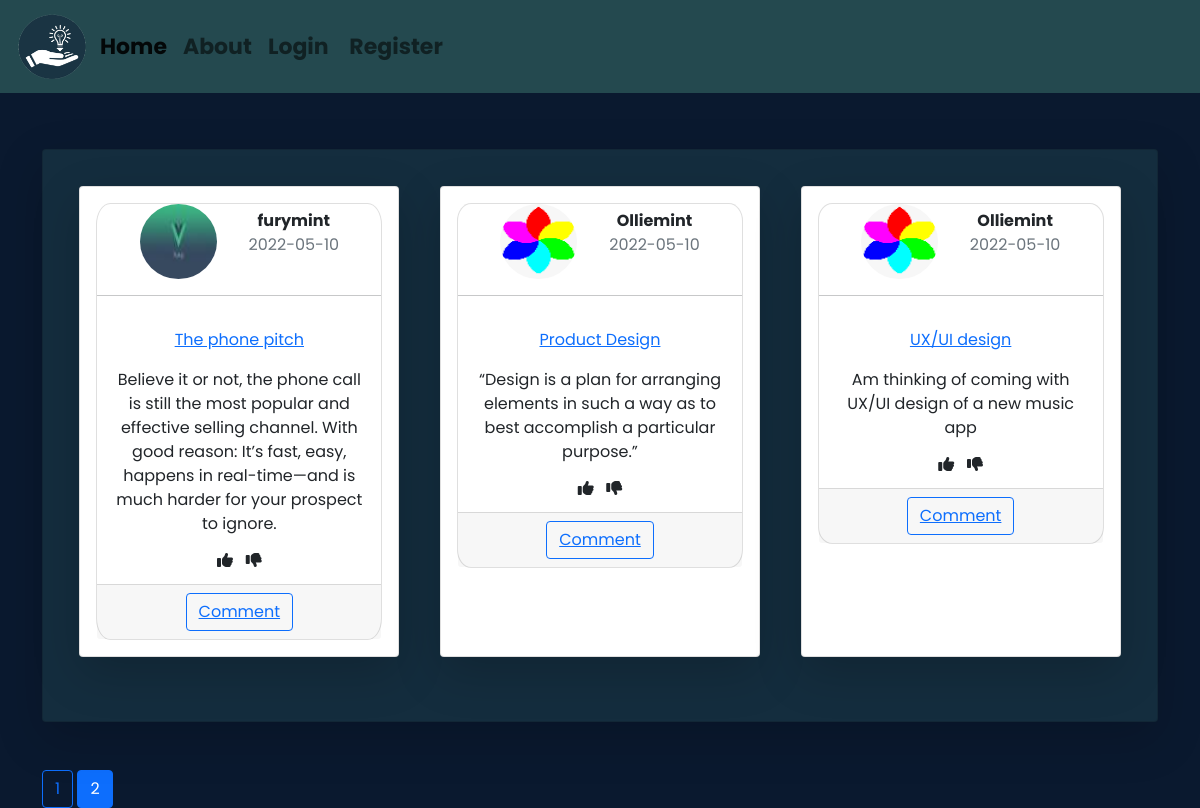
The page /home?page=2 on the database as committed earlier.
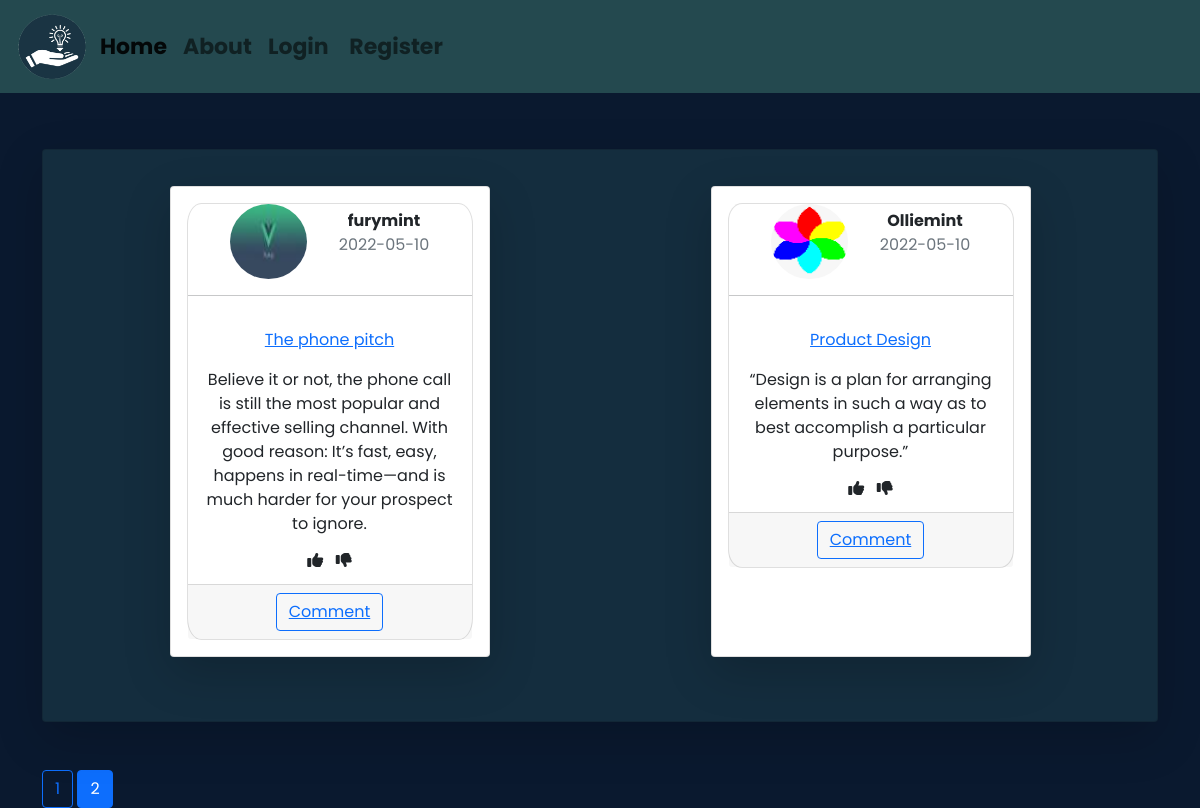
The same page on the database as committed later.
### app/models.py (models this page shows, shortened)
class Pitch(db.Model):
    id = db.Column(db.Integer,primary_key=True)
    title =db.Column(db.String(100), nullable=False)
    posted = db.Column(db.DateTime,nullable = False, default = datetime.utcnow)
    pitch = db.Column(db.Text, nullable = False)
    user_id = db.Column(db.Integer, db.ForeignKey('user.id'), nullable = False)

class User(db.Model,UserMixin):
    id = db.Column(db.Integer,primary_key=True)
    username =db.Column(db.String(15),unique=True, nullable=False)
    email =db.Column(db.String(100),unique=True, nullable=False)
    avatar =db.Column(db.String(60), nullable=False, default ='default.jpg')
    password =db.Column(db.String(60), nullable=False)
    pitchs = db.relationship('Pitch',backref = 'author', lazy =True)

### app/routes.py (the view)
@app.route('/')
@app.route('/home')
def home():
    page = request.args.get('page',1,type=int)
    pitches = Pitch.query.order_by(Pitch.posted.desc()).paginate(page=page, per_page=3)
    return render_template('home.html',pitches=pitches)

### app/templates/home.html
{%extends 'base.html' %}
{% block content %}
    <div class="card shadow-lg p-3 mb-5 bg-white rounded" id="home">
        <div class="flex">
        {% for pitch in pitches.items %}
        <div class="card shadow-lg p-3 mb-5 bg-white rounded " style="width: 20rem;" id="cards">
            <div class="card text-center">
                <div class="header">
                    <div>
                <img class="rounded-circle" src="{{ url_for('static',filename='profiles/' + pitch.author.avatar) }}" alt="">
            </div>
            <div>
                <ul>
                    <li><strong>{{pitch.author.username}}</strong></li>
                    <li class="text-muted">{{ pitch.posted.strftime('%Y-%m-%d') }}</li>
                </ul>
            </div>
                </div>
                <hr>
                <div class="card-body">
                <p><a href="{{ url_for('pitched',pitch_id =pitch.id) }}">{{pitch.title}}</a></p>
                <p class="card-text">{{pitch.pitch}}</p>
                <div class="vote">
                    <i class="fa-solid fa-thumbs-up"></i>
                    <i class="fa-solid fa-thumbs-down"></i>
                </div>
                </div>
                <div class="card-footer text-muted">
                <button type="submit" class="btn btn-outline-primary"><a href="{{ url_for('comment') }}">Comment</a></button>
                </div>
            </div>
        </div>
        {% endfor %}
    </div>
    </div>
    {% for page_num in pitches.iter_pages()  %}
        {% if page_num %}
            {% if pitches.page == page_num %}
              <a class="btn btn-primary" href="{{ url_for('home', page=page_num) }}">{{ page_num }}</a>
            {% else %}
              <a class="btn btn-outline-primary" href="{{ url_for('home', page=page_num) }}">{{ page_num }}</a>
            {% endif %}
        {% else %}
          ..
        {% endif %}
    {% endfor %}
{% endblock %}

### app/templates/base.html (shortened to what this page needs)
<!DOCTYPE html>
<html lang="en">
<head>
    <link href="https://cdn.jsdelivr.net/npm/bootstrap@5.1.3/dist/css/bootstrap.min.css" rel="stylesheet">
    <link rel="stylesheet" href="{{ url_for('static', filename='css/style.css') }}">
</head>
<body>
  <nav class="navbar navbar-expand-lg navbar-light" style="background-color: #24494F;"">
    <div class="container-fluid">
      <img class="pagelogo" src="../static/assets/1651930619016_1651930610313_p logo.png" alt="">
      <div class="collapse navbar-collapse" id="navbarNavDropdown">
        <ul class="navbar-nav"  id="navlist">
          <li class="nav-item">
            <a class="nav-link active" aria-current="page" href="{{url_for('home')}}">Home</a>
          </li>
          <li class="nav-item">
            <a class="nav-link" href="{{url_for('about')}}">About</a>
          </li>
          <li class="nav-item" id="inlineb">
            {% if current_user.is_authenticated %}
                      <a class="nav-link" href="{{url_for('pitch')}}">New Pitch</a>
                      <a class="nav-link" href="{{url_for('account')}}">Account</a>
                      <a class="nav-link btn btn-primary" href="{{url_for('logout')}}">Logout</a>
                    {% else %}
                      <a class="nav-link" href="{{url_for('login')}}">Login</a>
                      <a class="nav-link" href="{{url_for('register')}}">Register</a>
                    {% endif %}
          </li>
        </ul>
      </div>
    </div>
  </nav>
    <div class="container" >
    {% block content %}
    {% endblock %}
</div>
</body>
</html>

### app/static/css/style.css (style rules this page uses)
* { box-sizing: border-box; font-family: 'Poppins', sans-serif; text-decoration: none; }
html { scroll-behavior: smooth; }
body { background-color: #0A192F; }
#cards { margin: 20px; }
.navbar-nav li { font-weight: 700; font-size: 22px; color: #ffffff !important; }
.vote { display: flex; justify-content: center; gap: 5%; }
#home { margin-top: 5%; background-color: #142D3E !important; }
#home .card { border-radius: 5%; }
#home .flex { display: flex; flex-wrap: wrap; justify-content: space-around; }
.header img { height: 75px; width: 77px; }
.header { display: flex; justify-content: center; align-items: center; }
.header li { list-style: none; }
#inlineb a { display: inline-block; }
.pagelogo { height: 77px; width: 80px; }

Rows that differ between the two databases and show on the page:
removed Pitch: avatar (picture), author.username "Olliemint", posted "2022-05-10", title "UX/UI design", pitch "Am thinking of coming with UX/UI design of a new music app"
